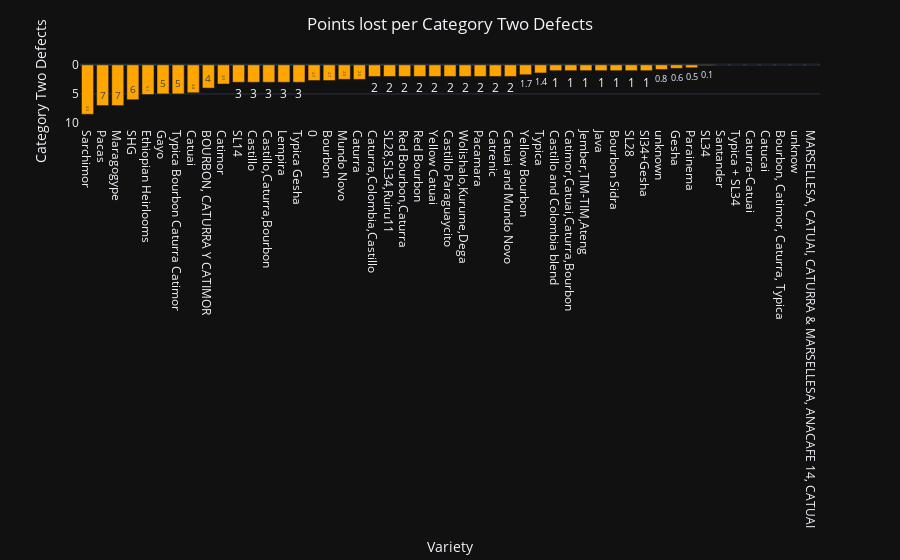

Notebook code for this chart:
### Code cell
fig = (
    px.bar(df_plot_variety_category_two_defects, x='Variety', y='Category Two Defects', text='Category Two Defects')
    .update_layout(
        title='Points lost per Category Two Defects',
        title_x=0.5,
        yaxis_range=[10,-1],
        template = 'plotly_dark'
    )
    .update_traces(
    marker_color='#ffa500'
    )
)
fig.show()

### Figure 1 — Plotly figure (JSON) as saved in the notebook; plotly's stock layout.template omitted (floating-point values rounded to 4 significant figures)
{"data": [{"alignmentgroup": "True", "hovertemplate": "Variety=%{x}<br>Category Two Defects=%{text}<extra></extra>", "legendgroup": "", "marker": {"color": "#ffa500", "pattern": {"shape": ""}}, "name": "", "offsetgroup": "", "orientation": "v", "showlegend": false, "text": [8.5, 7, 7, 6, 5.1, 5, 5, 4.8, 4, 3.3, 3, 3, 3, 3, 3, 2.7, 2.7, 2.5, 2.5, 2, 2, 2, 2, 2, 2, 2, 2, 2, 2, 1.7, 1.4, 1, 1, 1, 1, 1, 1, 1, 0.8, 0.6, 0.5, 0.1, 0, 0, 0, 0, 0, 0, 0], "textposition": "auto", "type": "bar", "x": ["Sarchimor", "Pacas", "Maragogype", "SHG", "Ethiopian Heirlooms", "Gayo", "Typica Bourbon Caturra Catimor", "Catuai", "BOURBON, CATURRA Y CATIMOR", "Catimor", "SL14", "Castillo", "Castillo,Caturra,Bourbon", "Lempira", "Typica Gesha", 0, "Bourbon", "Mundo Novo", "Caturra", "Caturra,Colombia,Castillo", "SL28,SL34,Ruiru11", "Red Bourbon,Caturra", "Red Bourbon", "Yellow Catuai", "Castillo Paraguaycito", "Wolishalo,Kurume,Dega", "Pacamara", "Catrenic", "Catuai and Mundo Novo", "Yellow Bourbon", "Typica", "Castillo and Colombia blend", "Catimor,Catuai,Caturra,Bourbon", "Jember,TIM-TIM,Ateng", "Java", "Bourbon Sidra", "SL28", "Sl34+Gesha", "unknown", "Gesha", "Parainema", "SL34", "Santander", "Typica + SL34", "Caturra-Catuai", "Catucai", "Bourbon, Catimor, Caturra, Typica", "unknow", "MARSELLESA, CATUAI, CATURRA & MARSELLESA, ANACAFE 14, CATUAI"], "xaxis": "x", "y": [8.5, 7, 7, 6, 5.1, 5, 5, 4.8, 4, 3.3, 3, 3, 3, 3, 3, 2.7, 2.7, 2.5, 2.5, 2, 2, 2, 2, 2, 2, 2, 2, 2, 2, 1.7, 1.4, 1, 1, 1, 1, 1, 1, 1, 0.8, 0.6, 0.5, 0.1, 0, 0, 0, 0, 0, 0, 0], "yaxis": "y"}], "layout": {"autosize": true, "barmode": "relative", "legend": {"tracegroupgap": 0}, "margin": {"t": 60}, "title": {"text": "Points lost per Category Two Defects", "x": 0.5}, "xaxis": {"anchor": "y", "autorange": true, "domain": [0, 1], "range": [-0.5, 48.5], "title": {"text": "Variety"}, "type": "category"}, "yaxis": {"anchor": "x", "domain": [0, 1], "range": [10, -1], "title": {"text": "Category Two Defects"}, "type": "linear"}}}
